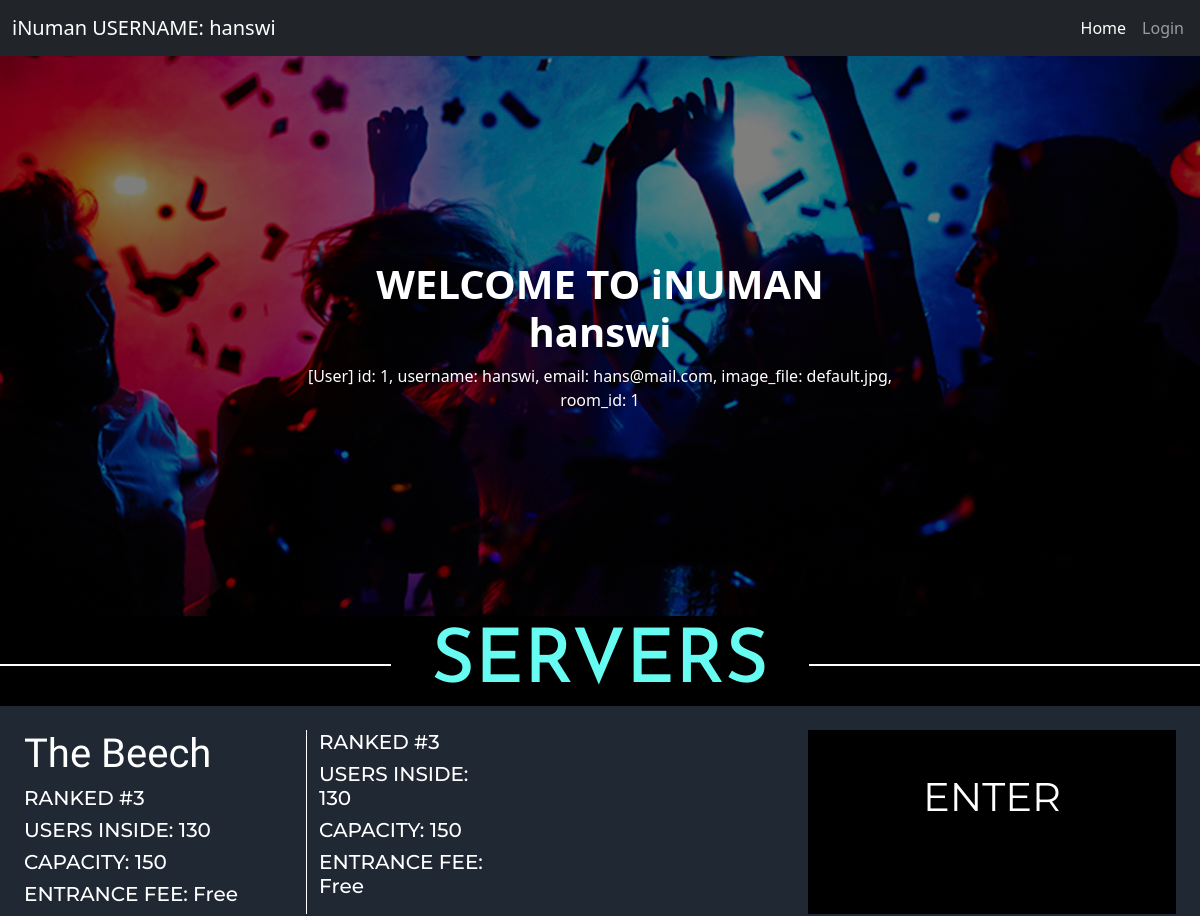
Page / (signed in, upper part) on the earlier database version.
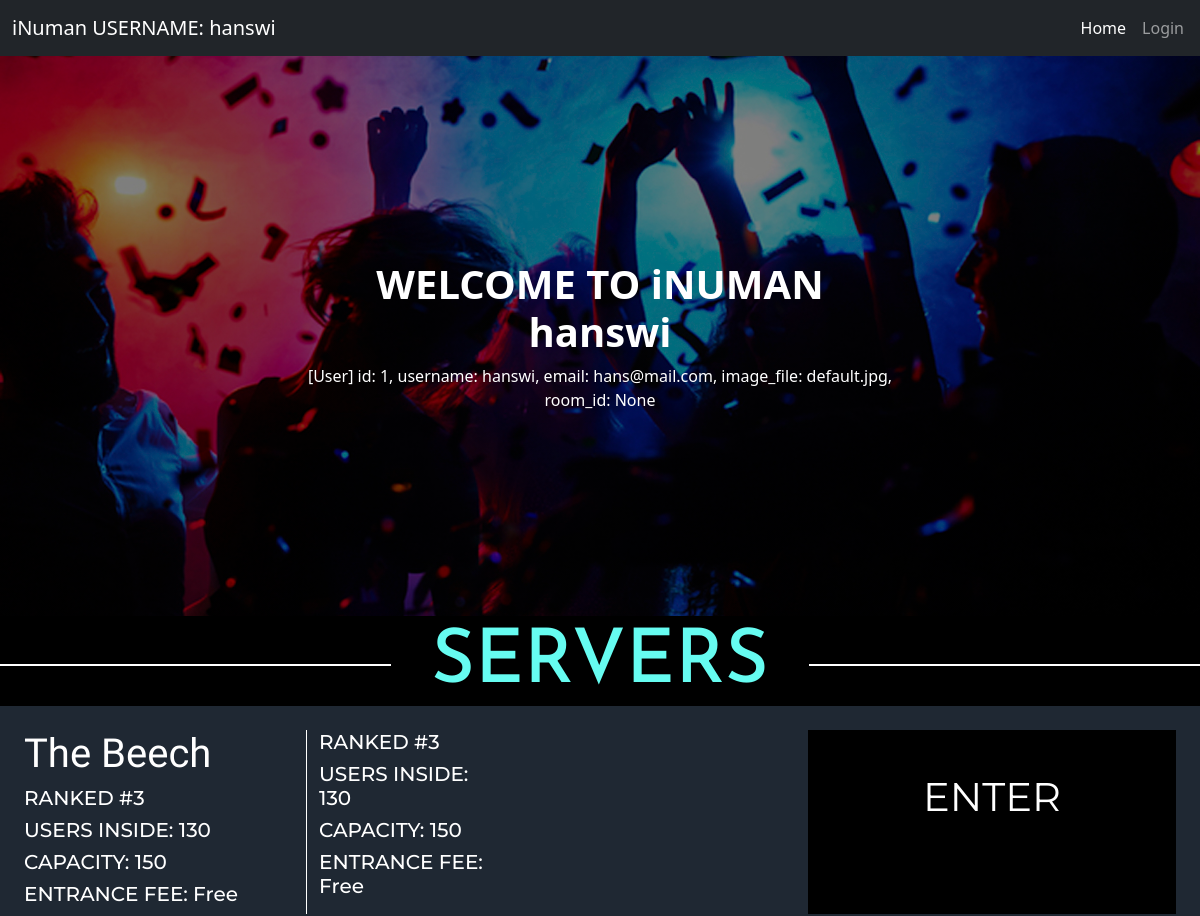
Same page on the later database version.
### package/models.py (models this page shows)
class User(db.Model, UserMixin):
    id = db.Column(db.Integer, primary_key = True)
    username = db.Column(db.String(20), unique=True, nullable=False)
    email = db.Column(db.String(100), unique=True, nullable=False)
    image_file = db.Column(db.String(20), nullable=False, default='default.jpg')
    password = db.Column(db.String(60), nullable=False)
    room_id = db.Column(db.Integer, db.ForeignKey('app_server_room.id'), nullable=True)
    def __repr__(self):
        return f"""[User]
        id: {self.id},
        username: {self.username},
        email: {self.email},
        image_file: {self.image_file},
        room_id: {self.room_id}\n\n"""

### package/routes.py (the view)
@app.route('/')
def index():
    servers = AppServer.query.all()
    return render_template('index.html', servers=servers)

### package/models.py (called while the page is built)
@login_manager.user_loader
def load_user(user_id):
    return User.query.get(int(user_id))

### package/templates/index.html (shortened to what this page needs)
{% extends 'layout.html' %}
{% block page_css %}
    <link rel="stylesheet" href="{{ url_for('static', filename='styles/index.css') }}">
{% endblock page_css %}
{% block content %}
    <div class="hero-image">
        <div class="hero-text">
            {% if current_user.is_authenticated %}
            <h1><b>WELCOME TO iNUMAN {{current_user.username}}</b></h1>
            {{current_user}}
            {% else %}
            <h1><b>WELCOME TO iNUMAN</b></h1>
            {% endif %}
        </div>
    </div>
    <section id="servers">
        <h1 class="text-center mt-5 title"><span>SERVERS</span></h1>
        <div class="container-fluid p-4">
            <div class="row server-info">
                <div class="col-lg-3">
                    <h1 class="server-name">The Beech</h3>
                    <h5>RANKED #3</h5>
                    <h5>USERS INSIDE: 130</h5>
                    <h5>CAPACITY: 150</h5>
                    <h5>ENTRANCE FEE: Free</h5>
                </div>
                <div class="col-lg-2" style="border-left: 1px solid white;">
                    <h5>RANKED #3</h5>
                    <h5>USERS INSIDE: 130</h5>
                    <h5>CAPACITY: 150</h5>
                    <h5>ENTRANCE FEE: Free</h5>
                </div>
                <div class="col-lg-3"></div>
                <div class="col-lg-4 text-center server-buttons">
                    <a href="{{url_for('show_server', server_id=1)}}" class="enter-server">
                        ENTER
                    </a>
                </div>
            </div>
        </div>
    </section>
{% endblock content %}

### package/templates/layout.html (shortened to what this page needs)
<!DOCTYPE html>
<html lang="en">
<head>
    <link href="https://cdn.jsdelivr.net/npm/bootstrap@5.1.0/dist/css/bootstrap.min.css" rel="stylesheet">
    <link rel="stylesheet" href="{{ url_for('static', filename='styles/layout.css') }}">
    {% block page_css %}
    {% endblock page_css %}
</head>
<body>
    <nav class="navbar navbar-expand-lg navbar-dark bg-dark">
        <div class="container-fluid">
          {% if current_user.is_authenticated %}
          <a class="navbar-brand" href="{{ url_for('index') }}">iNuman USERNAME: {{ current_user.username }}</a>
          {% else %}
          <a class="navbar-brand" href="{{ url_for('index') }}">iNuman</a>
          {% endif %}
        </div>
        <div class="d-flex">
            <div class="collapse navbar-collapse" id="navbarSupportedContent">
                <ul class="navbar-nav me-2 ms-3 mb-2 mb-lg-0">
                  <li class="nav-item">
                    <a class="nav-link active" aria-current="page" href="{{ url_for('index') }}">Home</a>
                  </li>
                  <li class="nav-item">
                    <a class="nav-link" href="#">Login</a>
                  </li>
                </ul>
              </div>
        </div>
      </nav>
    {% block content %}
    {% endblock content %}
</body>
</html>

### package/static/styles/index.css (style rules this page uses)
body, html { height: 100%; background-color: black; }
.hero-image { background-image: linear-gradient(rgba(0, 0, 0, 0.5), rgba(0, 0, 0, 0.5)), url("/static/images/index_hero.jpg"); height: 70%; background-position: center; background-repeat: no-repeat; background-size: cover; position: relative; }
.hero-text { text-align: center; position: absolute; top: 50%; left: 50%; transform: translate(-50%, -50%); color: white; }
#servers { color: #66FCF1; background-color: black; }
#servers > .container-fluid { background-color: #1F2833; }
.server-info { color: white; font-family: 'Montserrat', sans-serif; }
.server-name { font-family: 'Yeseva One', cursive; }
.server-buttons { margin-top: 0%; }
.server-buttons .enter-server { display: block; height: 100%; width: 100%; background-color: #000000; text-decoration: none; }
.server-buttons .enter-server { padding-top: 10%; font-size: 40px; color:white; }
.title { font-size: 75px; font-family: 'Josefin Sans', sans-serif; border-bottom: 2px solid white; line-height: 0.001em; width: 100%; margin: 10px 0 40px; }
.title span { background-color:black; padding:0 40px; }

Differences in the rows shown:
changed User "hanswi": id+username+email "[User] id: 1, username: hanswi, email: hans@mail.com, image_file: default.jpg, room_id: 1" → "[User] id: 1, username: hanswi, email: hans@mail.com, image_file: default.jpg, room_id: None"
